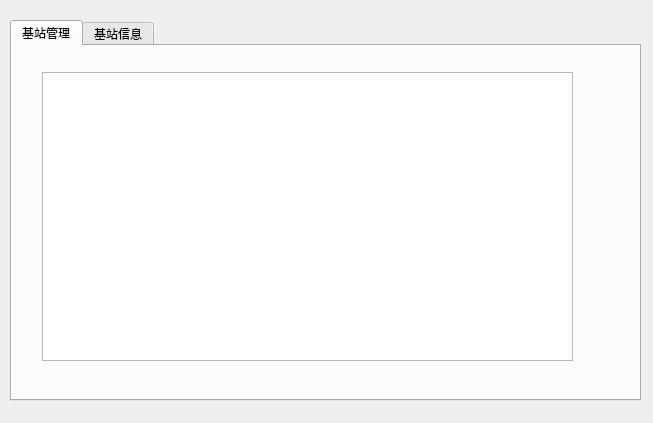
<?xml version="1.0" encoding="UTF-8"?>
<ui version="4.0">
 <class>JzWidget</class>
 <widget class="QWidget" name="JzWidget">
  <property name="geometry">
   <rect>
    <x>0</x>
    <y>0</y>
    <width>653</width>
    <height>423</height>
   </rect>
  </property>
  <property name="windowTitle">
   <string>Form</string>
  </property>
  <widget class="QWidget" name="verticalLayoutWidget">
   <property name="geometry">
    <rect>
     <x>10</x>
     <y>20</y>
     <width>631</width>
     <height>381</height>
    </rect>
   </property>
   <layout class="QVBoxLayout" name="verticalLayout">
    <item>
     <widget class="QTabWidget" name="tabWidget">
      <property name="currentIndex">
       <number>0</number>
      </property>
      <widget class="QWidget" name="tab">
       <attribute name="title">
        <string>基站管理</string>
       </attribute>
       <widget class="QWidget" name="verticalLayoutWidget_2">
        <property name="geometry">
         <rect>
          <x>10</x>
          <y>10</y>
          <width>591</width>
          <height>331</height>
         </rect>
        </property>
        <layout class="QVBoxLayout" name="verticalLayout_2">
         <item>
          <widget class="QWidget" name="widget" native="true">
           <widget class="QWidget" name="verticalLayoutWidget_3">
            <property name="geometry">
             <rect>
              <x>20</x>
              <y>10</y>
              <width>531</width>
              <height>301</height>
             </rect>
            </property>
            <layout class="QVBoxLayout" name="verticalLayout_3">
             <item>
              <widget class="QWidget" name="widget_2" native="true"/>
             </item>
             <item>
              <widget class="QTableView" name="tableView"/>
             </item>
             <item>
              <widget class="QWidget" name="widget_3" native="true"/>
             </item>
            </layout>
           </widget>
          </widget>
         </item>
        </layout>
       </widget>
      </widget>
      <widget class="QWidget" name="tab_2">
       <attribute name="title">
        <string>基站信息</string>
       </attribute>
      </widget>
     </widget>
    </item>
   </layout>
  </widget>
 </widget>
 <resources/>
 <connections/>
</ui>
